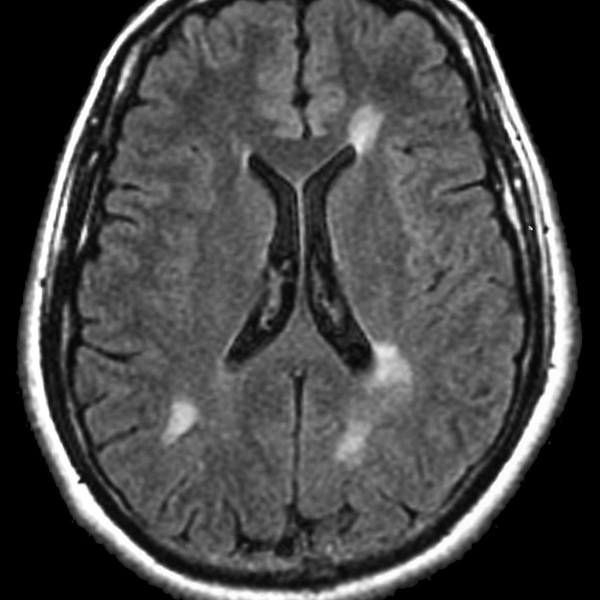
#> input picture brain_mri.jpg, 1200 x 1200 px (shown at 1/2 size)
$ jupyter execute brain_tumor_shape_detection.ipynb   (shell and % lines are left out)
#> lines starting #> are read from the running program, lines starting #| are printed output that depends on the picture; after the words box and inside, x2 and y2 are one past the last pixel; in counts of white or black regions, pixels touching at a corner belong together
# 🧠 Brain Tumor Shape Detection using OpenCV
This notebook demonstrates a basic approach to detect the shape of a brain tumor in an MRI image using thresholding and contour detection with OpenCV.

[cell 1]
# 📦 Install required packages (if not already installed)

## 🔍 Step 1: Import Libraries

[cell 2]
import cv2
import numpy as np
import matplotlib.pyplot as plt

## 🖼️ Step 2: Load and Preprocess the Image
**Note:** Replace `'brain_mri.jpg'` with the path to your own MRI scan image.

[cell 3]
# Load the image
img = cv2.imread('brain_mri.jpg')  # Replace with your image path
#> img is the input picture: shape (1200, 1200, 3); min 0, max 255, mean 70.5
if img is None:
    raise FileNotFoundError("Image not found. Make sure 'brain_mri.jpg' exists in the working directory.")

# Resize image
img = cv2.resize(img, (256, 256))
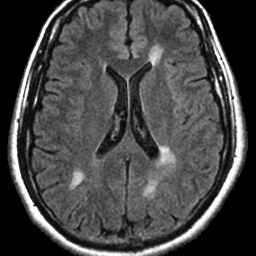
#> img: shape (256, 256, 3); min 0, max 255, mean 70.4

# Convert to grayscale
gray = cv2.cvtColor(img, cv2.COLOR_BGR2GRAY)

# Apply Gaussian Blur
blurred = cv2.GaussianBlur(gray, (5, 5), 0)
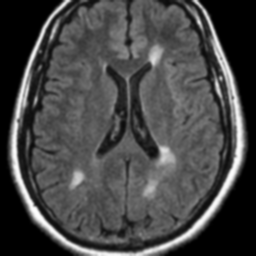
#> blurred: shape (256, 256); min 0, max 254, mean 70.4

# Apply Thresholding
_, thresh = cv2.threshold(blurred, 45, 255, cv2.THRESH_BINARY_INV)
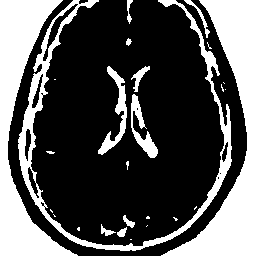
#> thresh: shape (256, 256); 32.7% white; 27 white regions (15 under 20 px)

## ✏️ Step 3: Find Contours and Highlight Tumor Shape

[cell 4]
# Find contours
contours, _ = cv2.findContours(thresh.copy(), cv2.RETR_EXTERNAL, cv2.CHAIN_APPROX_SIMPLE)
#> contours = 27 contours, 15 with area under 20; largest, box (x1, y1, x2, y2) and area: (161, 0, 256, 256) 7498, (0, 0, 78, 256) 6660, (18, 0, 232, 251) 4667, (98, 66, 127, 155) 591, (131, 94, 158, 158) 484

# Copy original image for drawing
tumor_detected = img.copy()
cv2.drawContours(tumor_detected, contours, -1, (0, 255, 0), 2)

# Draw bounding box around the largest contour
if contours:
    largest_contour = max(contours, key=cv2.contourArea)
#> largest_contour = contour of 173 points, box (x1, y1, x2, y2) (161, 0, 256, 256), area 7498
    x, y, w, h = cv2.boundingRect(largest_contour)
#> x = 161; y = 0; w = 95; h = 256
    cv2.rectangle(tumor_detected, (x, y), (x + w, y + h), (255, 0, 0), 2)
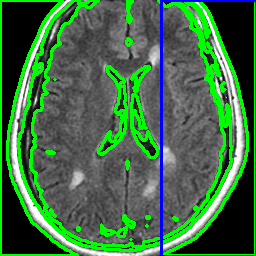
#> tumor_detected: shape (256, 256, 3); mean B, G, R 68.8, 106.2, 63.7

## 📊 Step 4: Visualize Results

[cell 5]
titles = ['Original MRI', 'Thresholded', 'Tumor Detection']
images = [img, thresh, tumor_detected]

for i in range(3):
    plt.subplot(1, 3, i+1)
    plt.imshow(cv2.cvtColor(images[i], cv2.COLOR_BGR2RGB) if i != 1 else images[i], cmap='gray')
    plt.title(titles[i])
    plt.axis('off')

plt.tight_layout()
plt.show()
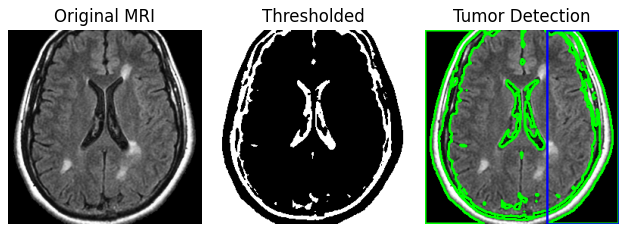
#> figure drawn by matplotlib, 3 panels
